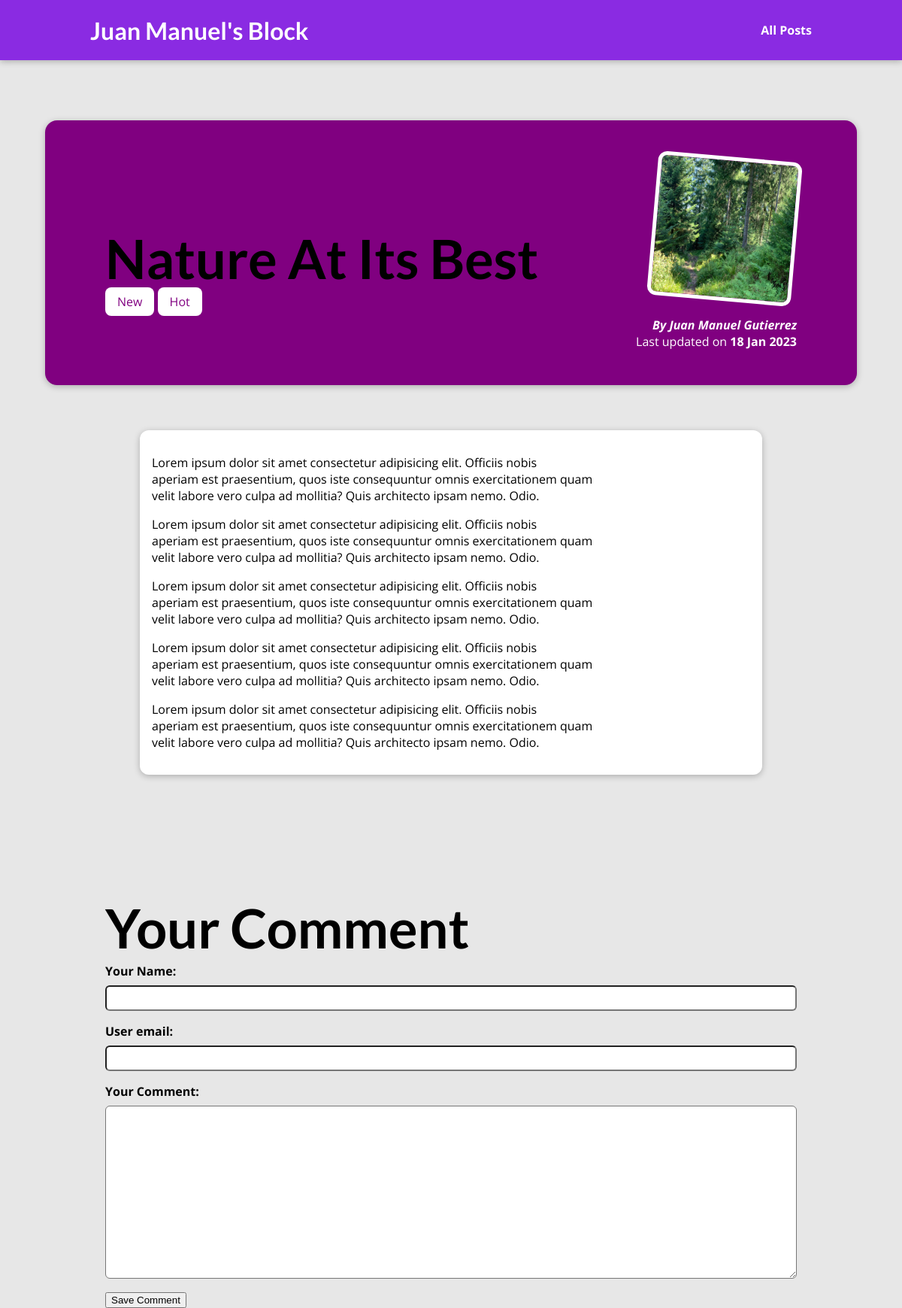
The page /posts/nature-at-its-best on the database its author committed.
### blog/models.py (models this page shows, shortened)
class Post(models.Model):
    title = models.CharField(max_length=150)
    excerpt = models.CharField(max_length=200)
    image = models.ImageField(upload_to="posts",
    null=True)
    date = models.DateField(auto_now=True)
    slug = models.SlugField(unique=True)
    content = models.TextField(validators=[
        MinLengthValidator(10)
    ])
    author = models.ForeignKey(Author, on_delete=models.SET_NULL, null=True, related_name="post")
    tags = models.ManyToManyField(Tag)

class Tag(models.Model):
    captions = models.CharField(max_length=20)

class Author(models.Model):
    first_name = models.CharField(max_length=100)
    last_name = models.CharField(max_length=100)
    email_address = models.EmailField()
    def fullname(self):
        return f"{self.first_name} {self.last_name}"
    def __str__(self) -> str:
        return self.fullname()

### blog/views.py (the view)
# urls.py: path("posts/<slug:slug>", views.SinglePostView.as_view(),
class SinglePostView(DetailView):
    template_name = "blog/post-detail.html"
    model = Post
    def get_context_data(self, **kwargs):
        context =  super().get_context_data(**kwargs)
        context["post_tags"] =  self.object.tags.all()
        context["comment_form"] = CommentForm()
        return context

### blog/forms.py
class CommentForm(forms.ModelForm):
    class Meta:
        model = Comment
        exclude = ["post"]
        labels = {
            "user_name": "Your Name",
            "user_emal": "Your Email",
            "text": "Your Comment"
        }

### blog/templates/blog/post-detail.html (shortened to what this page needs)
{% extends "base.html" %}
{%  load static %}
{% load static %}
{% block css_files %}
    <link rel="stylesheet" href="{% static 'blog/post-detail.css' %}">
{% endblock %}
{% block content %}
    <section id="summary">
        <h2>{{ post.title }}</h2>
        <div>
            {% for tag in post_tags %}
                <span class="tag">{{ tag.captions }}</span>
            {% endfor %}
        </div>
        <article>
            <img src="{{ post.image.url }}" alt=post.title>
            <address>By <a href="mailto:{{ post.author.email_address }}">{{ post.author }}</a></address>
            <div>
                Last updated on  <time>{{ post.date|date:'d M Y' }}</time>
            </div>
        </article>
        <main>
            {{ post.content|linebreaks }}
        </main>
        <section>
            <h2>Your Comment</h2>
            <form class="comment-form">
                {% for form_field in comment_form %}
                <div class="form-control">
                    {{ form_field.label_tag }}
                    {{ form_field }}
                </div>
                {% endfor %}
                <button>Save Comment</button>
            </form>
        </section>
    </section>
{% endblock %}

### templates/base.html (shortened to what this page needs)
{% load static %}
<!DOCTYPE html>
<html lang="en">
<head>
    <link rel="stylesheet" href="{% static 'app.css' %}">
    {% block css_files %} {% endblock %}
</head>
<body>
    <header id="main-navigation">
        <h1><a href="{% url 'starting-page' %}">Juan Manuel's Block</a></h1>
        <nav>
            <a href="{% url 'posts-page' %}">All Posts</a>
        </nav>
    </header>
    {% block content %} {% endblock %}
</body>
</html>

### static/app.css (style rules this page uses)
* { box-sizing: border-box; }
html { font-family: 'Open Sans', 'Lato', sans-serif; }
body { margin: 0; }
h1, h2, h3 { font-family: 'Lato', sans-serif; font-weight: bold; }
#main-navigation { width: 100%; height: 5rem; display: flex; justify-content: space-between; align-items: center; padding: 0 10%; position: absolute; top: 0; left: 0; }
#main-navigation a { text-decoration: none; color: white; font-weight: bold; }

### blog/static/blog/post-detail.css (style rules this page uses)
body { background-color: #e7e7e7; }
#main-navigation { background-color: blueviolet; box-shadow: 0 2px 8px rgba(0, 0, 0, 0.25); }
#summary { margin: 10rem auto 3rem auto; padding: 5rem; width: 90%; max-width: 90rem; border-radius: 16px; background-color: purple; position: relative; box-shadow: 0 2px 8px rgba(0, 0, 0, 0.25); height: 22rem; }
#summary h2 { color: black; font-size: 4.5rem; margin-bottom: 0.25rem; }
#summary article { position: absolute; top: 2rem; right: 3rem; padding: 1rem 2rem; border-radius: 12px; text-align: right; color: white; }
#summary article img { width: 12rem; height: 12rem; border-radius: 12px; transform: rotateZ(5deg); border: 5px solid white; margin-bottom: 1rem; }
#summary address { font-weight: bold; }
#summary a { color: white; text-decoration: None; }
#summary time { font-weight: bold; }
main { width: 90%; max-width: 90rem; margin: 10rem auto; background-color: white; padding: 1rem; border-radius: 12px; box-shadow: 0 2px 8px rgba(0, 0, 0, 0.25); }
.tag { background-color: white; color: purple; padding: 0.5rem 1rem; border-radius: 8px; }
.form-control { margin-bottom: 1rem; }
.form-control label { font-weight: bold; margin-bottom: 0.5rem; display: block; }
.form-control input, .form-control textarea { display: block; width: 100%; font: inherit; padding: 0.25rem; border-radius: 6px; }

### rows shown on the page
Post: title "Nature At Its Best", image (picture), author "Juan Manuel Gutierrez", date "18 Jan 2023", content "Lorem ipsum dolor sit amet consectetur adipisicing elit. Officiis nobis aperiam est praesentium, quos iste consequuntur omnis exercitationem quam velit labore vero culpa ad mollitia? Quis architecto ipsam nemo. Odio. Lorem ipsum dolor sit amet consectetur adipisicing elit. Officiis nobis aperiam est praesentium, quos iste consequuntur omnis exercitationem quam velit labore vero culpa ad mollitia? Quis architecto ipsam nemo. Odio. Lorem ipsum dolor sit amet consectetur adipisicing elit. Officiis nobis aperiam est praesentium, quos iste consequuntur omnis exercitationem quam velit labore vero culpa ad mollitia? Quis architecto ipsam nemo. Odio. Lorem ipsum dolor sit amet consectetur…"
Tag: captions "New"
Tag: captions "Hot"
